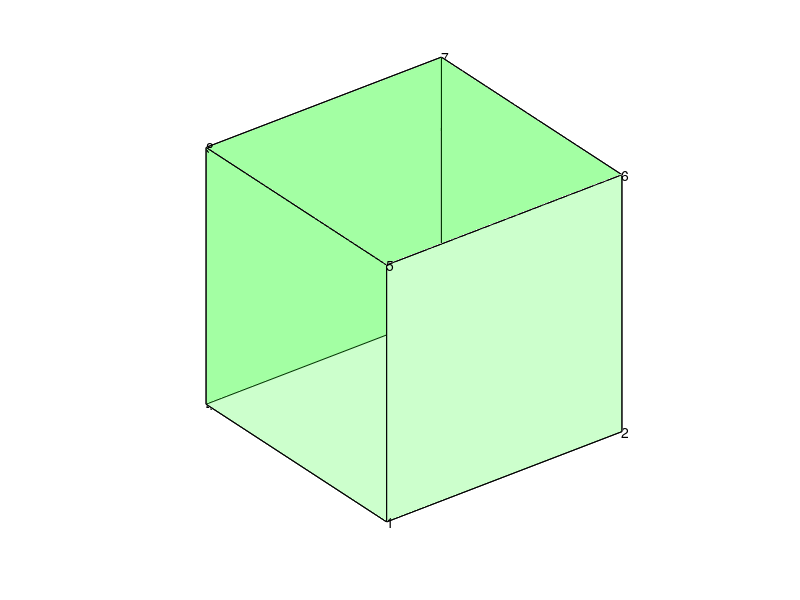

The MATLAB script that drew this image:
vertices=[0 0 0; 1 0 0; 1 1 0; 0 1 0; 0 0 1; 1 0 1; 1 1 1; 0 1 1];
faces=[1 2 6 5;2 3 7 6;3 4 8 7;4 1 5 8;1 2 3 4;5 6 7 8 ];
for i = 1 : 6
    h = patch(vertices(faces(i,:),1),vertices(faces(i,:),2),vertices(faces(i,:),3),'g');
    set(h,'facealpha',0.2);
end
axis equal
for i = 1 : 8
    text(vertices(i,1),vertices(i,2),vertices(i,3),num2str(i));
end
axis off
view(3);
